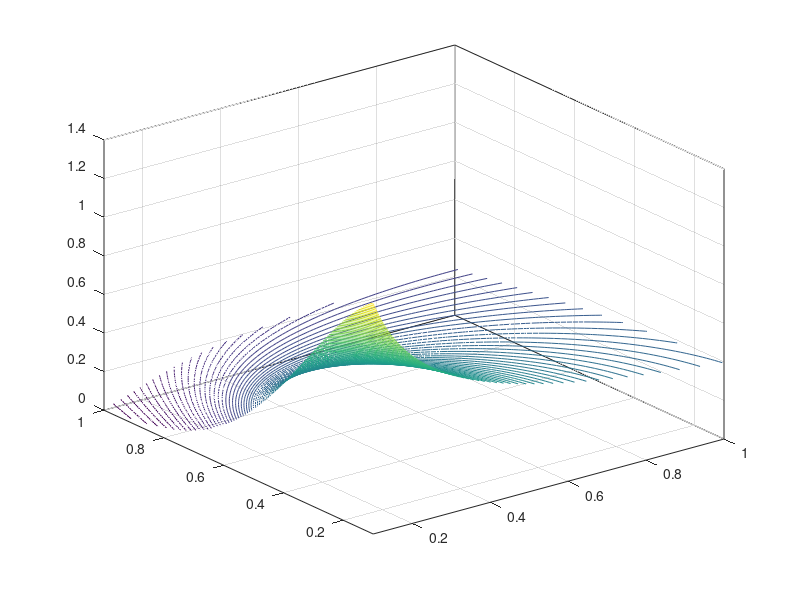

The MATLAB script that drew this image:
[X,Y] = meshgrid(0.1:0.01:1.0);
A = (2*3.1415926*X);
B= Y.^2;
C= B./X;
D= Y.^2./(X.*2);
D = exp(-D);
A = A.^(-0.5);
Z= A.*D;
%Z = (2*3.1415926*X).^(-0.5)*exp(-(Y.^2./(X.*2))) ;
contour3(X,Y,Z,100);
